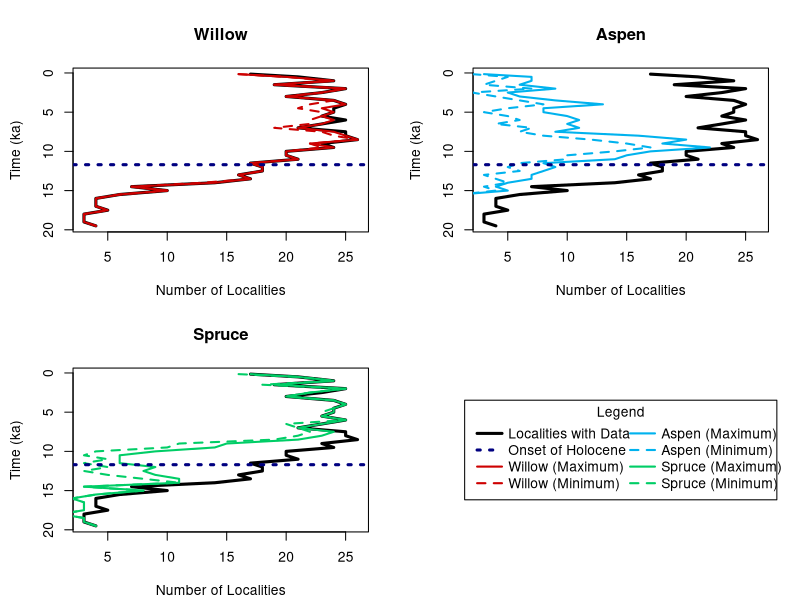
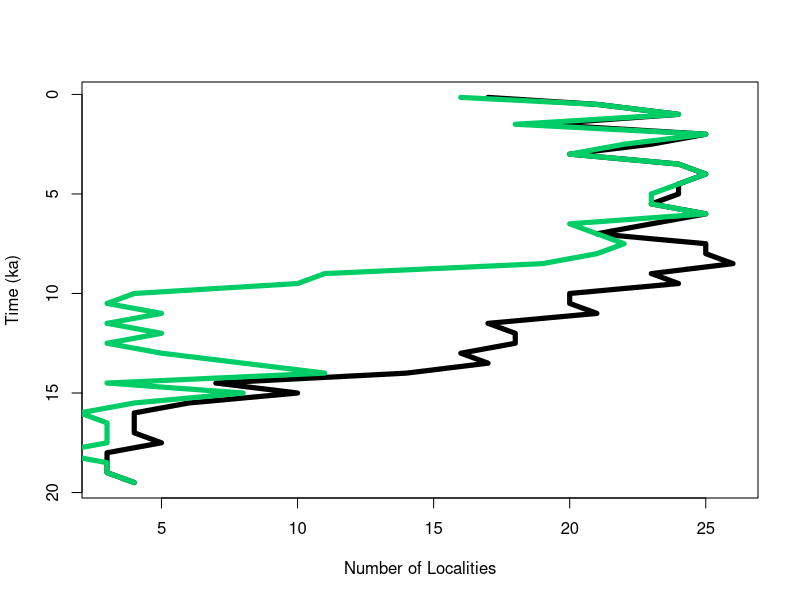
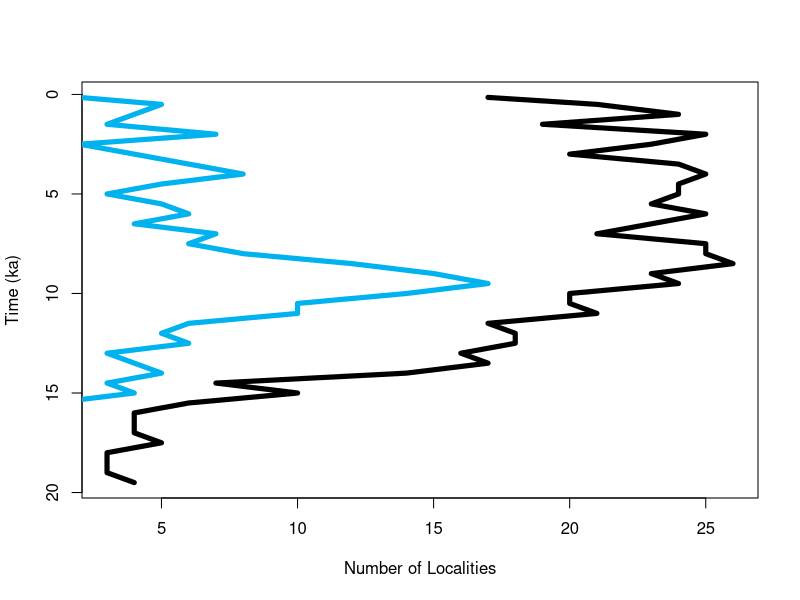

Reproduce these figures in R, in order.
# import dataset and prepare for graphing
pollen <- read.csv("IncidenceThroughTime.csv")
pollen$Time.Bin <- pollen$Time.Bin/1000

### FIGURES ###
# create function for summary plot
plotPollen <- function(taxonMin, taxonMax, taxon, color) {
  # create plot and plot data availability
  plot(pollen$Present.Localities, pollen$Time.Bin, 
       ylim = rev(range(pollen$Time.Bin)), 
       type = "l", 
       lty = 1,
       lwd = 3,
       xlab = "Number of Localities",
       ylab = "Time (ka)",
       main = taxon)
  
  # plot maximum taxon
  lines(taxonMax, pollen$Time.Bin,
        ylim =rev(range(pollen$Time.Bin)),
        type = "l",
        lty = 1,
        lwd = 2,
        col = color)
  
  # plot maximum taxon
  lines(taxonMin, pollen$Time.Bin,
        ylim =rev(range(pollen$Time.Bin)),
        type = "l",
        lty = 2,
        lwd = 2,
        col = color)
  abline(h=11.7, lty = 3, lwd = 3, col="navy")
}

# direct software to save as .svg to local directory
svg('Figure 3.svg', 
    width = 32,
    height = 24,
    pointsize = 30)

# set up graphical parameters
par(mfrow = c(2,2),
    mar = c(4.1, 4.4, 4.1, 1.9))

# call individual plots
plotPollen(pollen$Willow.Minimum, pollen$Willow.Maximum, "Willow", "red3")
plotPollen(pollen$Poplar.Minimum, pollen$Poplar.Maximum, "Aspen", "deepskyblue2")
plotPollen(pollen$Spruce.Minimum, pollen$Spruce.Maximum, "Spruce", "springgreen3")

# createlegend
plot(NULL ,xaxt='n',yaxt='n',bty='n',ylab='',xlab='', xlim=0:1, ylim=0:1)
legend("center", legend=c("Localities with Data", "Onset of Holocene",
                          "Willow (Maximum)", "Willow (Minimum)", "Aspen (Maximum)", "Aspen (Minimum)",
                          "Spruce (Maximum)", "Spruce (Minimum)"),
       col=c("black", "navy", "red3", "red3", "deepskyblue2", "deepskyblue2",  "springgreen3", "springgreen3"), 
       lty=c(1,3,1,2,1,2,1,2),
       lwd=c(3,3,2,2,2,2,2,2),
       pt.cex=1,
       x.intersp = 0.5,
       xpd=T,
       ncol=2,
       text.width = 0.4,
       title = "Legend")

# stop saving as .png file
dev.off()

# create function individual plots for Figs. 4, S1-S2
indiv.plot <- function(taxon, color){
  plot(pollen$Present.Localities, pollen$Time.Bin, 
       ylim = rev(range(pollen$Time.Bin)), 
       type = "l", 
       lty = 1,
       lwd = 5,
       xlab = "Number of Localities",
       ylab = "Time (ka)",
       pch = 14)
  lines(taxon, pollen$Time.Bin,
        ylim =rev(range(pollen$Time.Bin)),
        type = "l",
        lty = 1,
        lwd = 5,
        col = color)
}

# call functions
# spruce
svg('SpruceIndividual.svg', 
    width = 10,
    height = 12,
    pointsize = 30)
indiv.plot(pollen$Spruce.Minimum, "springgreen3")
dev.off()

# poplar
svg('PoplarIndividual.svg', 
    width = 10,
    height = 12,
    pointsize = 30)
indiv.plot(pollen$Poplar.Minimum, "deepskyblue2")
dev.off()



### CORRELATION ###
# willow maximum and minimum
cor.willow <- cor.test(pollen$Willow.Maximum, pollen$Willow.Minimum, 
                method = "spearman")
cor.willow # rho = 0.98, p < 2.2e-16

# aspen maximum and minimum
cor.aspen <- cor.test(pollen$Poplar.Maximum, pollen$Poplar.Minimum, 
                method = "spearman")
cor.aspen # rho = 0.95, p < 2.2e-16

# spruce maximum and minimum
cor.spruce <- cor.test(pollen$Spruce.Maximum, pollen$Spruce.Minimum, 
                       method = "spearman")
cor.spruce # rho = 0.97, p < 2.2e-16



### SIGNIFICANCE OF SPRUCE PATTERN ###
# create function for Monte Carlo simultation (with replacement)
monteCarlo <- function(entry, decline, duration, nit) {
  # set counters for simulation
  it = 1
  score = 0
  count = 0
  
  # enter loop
  for(it in 1:nit){
    
    # randomly resample incidence
    vec = floor(runif(nrow(pollen), min = 0, max = pollen$Present.Localities + 1))
    indices_greater_than_entry = which(vec >= entry)
    
    # check if conditions are satisfied based on inputs
    if(length(indices_greater_than_entry) > 1){
      for(i in 1:length(indices_greater_than_entry)){
        count = 0
        if(i + 1 <= length(indices_greater_than_entry)){
          index_lower = indices_greater_than_entry[i]
          index_higher = indices_greater_than_entry[i + 1]
          for(j in index_lower:index_higher){
            if(vec[j] <= decline){
              count <- count + 1
            }
          }
          if(count >= duration) {
            
            # if conditions are satisfied, count as "success." Otherwise move on
            score = score + 1
            break
          }
        }
      }
    }
  }
  return(score)
}


# significance of going from >= 11 down to <= 5 for 7 time bins, then back up to >= 11
success <- monteCarlo(11, 5, 7, 100000)
p <- success/100000
p # p = 0.003
